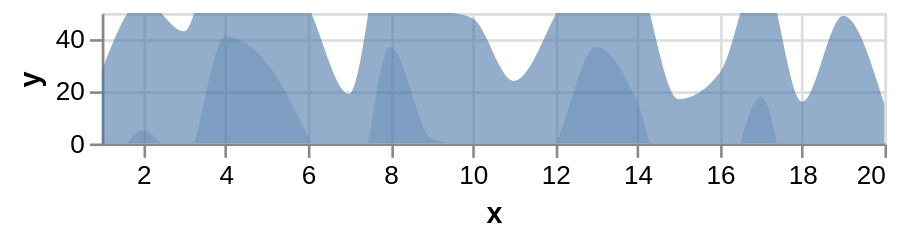

Express this chart as Vega-Lite.
### Vega specification from a JSON file in a GitHub repository (floating-point values rounded to 4 significant figures)
{"$schema": "https://vega.github.io/schema/vega/v5.json", "description": "Horizon Graph with 2 layers. (See https://idl.cs.washington.edu/papers/horizon/ for more details on Horizon Graphs.)", "background": "white", "padding": 5, "width": 300, "height": 50, "style": "cell", "data": [{"name": "source_0", "values": [{"x": 1, "y": 28}, {"x": 2, "y": 55}, {"x": 3, "y": 43}, {"x": 4, "y": 91}, {"x": 5, "y": 81}, {"x": 6, "y": 53}, {"x": 7, "y": 19}, {"x": 8, "y": 87}, {"x": 9, "y": 52}, {"x": 10, "y": 48}, {"x": 11, "y": 24}, {"x": 12, "y": 49}, {"x": 13, "y": 87}, {"x": 14, "y": 66}, {"x": 15, "y": 17}, {"x": 16, "y": 27}, {"x": 17, "y": 68}, {"x": 18, "y": 16}, {"x": 19, "y": 49}, {"x": 20, "y": 15}]}, {"name": "data_0", "source": "source_0", "transform": [{"type": "formula", "expr": "toNumber(datum[\"x\"])", "as": "x"}]}, {"name": "data_1", "source": "data_0", "transform": [{"type": "formula", "expr": "datum.y - 50", "as": "ny"}]}], "marks": [{"name": "layer_0_marks", "type": "area", "clip": true, "style": ["area"], "sort": {"field": "datum[\"x\"]"}, "from": {"data": "data_0"}, "encode": {"update": {"opacity": {"value": 0.6}, "orient": {"value": "vertical"}, "fill": {"value": "#4c78a8"}, "description": {"signal": "\"\" + \"x\" + \": \" + (format(datum[\"x\"], \"\")) + \"; \" + \"y\" + \": \" + (format(datum[\"y\"], \"\"))"}, "x": {"scale": "x", "field": "x"}, "y": {"scale": "y", "field": "y"}, "y2": {"scale": "y", "value": 0}, "defined": {"signal": "isValid(datum[\"x\"]) && isFinite(+datum[\"x\"]) && isValid(datum[\"y\"]) && isFinite(+datum[\"y\"])"}}}}, {"name": "layer_1_marks", "type": "area", "clip": true, "style": ["area"], "sort": {"field": "datum[\"x\"]"}, "from": {"data": "data_1"}, "encode": {"update": {"orient": {"value": "vertical"}, "fill": {"value": "#4c78a8"}, "opacity": {"value": 0.3}, "description": {"signal": "\"\" + \"x\" + \": \" + (format(datum[\"x\"], \"\")) + \"; \" + \"ny\" + \": \" + (format(datum[\"ny\"], \"\"))"}, "x": {"scale": "x", "field": "x"}, "y": {"scale": "y", "field": "ny"}, "y2": {"scale": "y", "value": 0}, "defined": {"signal": "isValid(datum[\"x\"]) && isFinite(+datum[\"x\"]) && isValid(datum[\"ny\"]) && isFinite(+datum[\"ny\"])"}}}}], "scales": [{"name": "x", "type": "linear", "domain": {"fields": [{"data": "data_0", "field": "x"}, {"data": "data_1", "field": "x"}]}, "range": [0, {"signal": "width"}], "nice": false, "zero": false}, {"name": "y", "type": "linear", "domain": [0, 50], "range": [{"signal": "height"}, 0], "zero": true}], "axes": [{"scale": "x", "orient": "bottom", "gridScale": "y", "grid": true, "tickCount": {"signal": "ceil(width/40)"}, "domain": false, "labels": false, "aria": false, "maxExtent": 0, "minExtent": 0, "ticks": false, "zindex": 0}, {"scale": "y", "orient": "left", "gridScale": "x", "grid": true, "tickCount": {"signal": "ceil(height/40)"}, "domain": false, "labels": false, "aria": false, "maxExtent": 0, "minExtent": 0, "ticks": false, "zindex": 0}, {"scale": "x", "orient": "bottom", "grid": false, "title": "x", "labelFlush": true, "labelOverlap": true, "tickCount": {"signal": "ceil(width/40)"}, "zindex": 0}, {"scale": "y", "orient": "left", "grid": false, "title": "y", "labelOverlap": true, "tickCount": {"signal": "ceil(height/40)"}, "zindex": 0}], "config": {"style": {"area": {"interpolate": "monotone"}}}}
